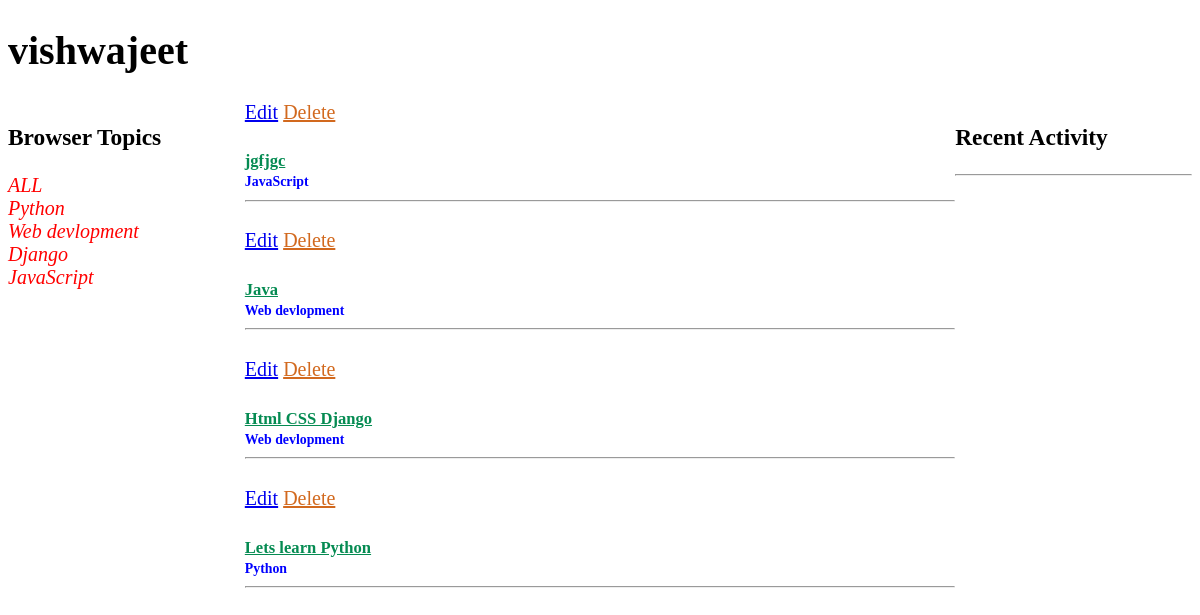
/profile/1/ (signed in), run on the app's committed database.
### base/models.py (models this page shows, shortened)
class Topic(models.Model):
    name = models.CharField(max_length=200)

class Room(models.Model):
    host= models.ForeignKey(User, on_delete=models.SET_NULL , null=True)
    topic=models.ForeignKey(Topic, on_delete=models.SET_NULL , null=True)
    name= models.CharField(max_length=200)
    description = models.TextField(null=True)
    participants= models.ManyToManyField(User, related_name='participants',blank=True)
    updated = models.DateTimeField(auto_now=True)
    created = models.DateTimeField(auto_now_add=True)
    class Meta:
        ordering = ['-updated', '-created']

### base/views.py (the view)
# urls.py: path('profile/<str:pk>/',  views.userProfile, name="user-profile"),
def userProfile(request,pk):
    user = User.objects.get(id=pk)
    rooms = user.room_set.all()
    room_message = user.message_set.all()
    topics = Topic.objects.all()
    context = {'user':user,'rooms':rooms,'topics':topics,'room_message':room_message}
    return render(request, 'base/profile.html', context)

### base/templates/base/profile.html (shortened to what this page needs)
{% extends 'main.html' %}
{% block content %}
<h1>{{user.username}}</h1>
<div class="profile-container">
    <div>
        {%include 'base/topic_component.html' %}
    </div>
    <div>
        {%include 'base/feed_component.html' %}
    </div>
    <div>
        {%include 'base/acitivity_component.html' %}
    </div>
</div>
{% endblock content %}

### base/templates/base/topic_component.html (shortened to what this page needs)
{% block content %}
<h3>Browser Topics</h3>
            <div>
            <a class="bt-a" href="{% url 'home' %}">ALL</a>
            {% for topic in topics%}
            <div>
                <a class="bt-a" href="{% url 'home' %}?q={{topic.name}}">{{topic.name}}</a>
            </div>
            {% endfor %}
            </div>
{% endblock content %}

### base/templates/base/feed_component.html (shortened to what this page needs)
{% block content %}
{% for room in rooms %}
<div>
    {% if request.user == room.host %}
    <a class="up-room" href="{% url 'update-room' room.id %}">Edit</a>
    <a class="d-room" href="{%url 'delete-room' room.id%}">Delete</a>
    {% endif %}
    <h5>
        <a class="room-name" href="{% url 'room' room.id%}">{{room.name}}</a><br>
        <small class="topic-name">{{room.topic.name}}</small>
        <hr>
    </h5>
</div>
{% endfor %}
{% endblock content %}

### static/styles/main.css (style rules this page uses)
body { font-size: 20px; background-color: #fff; }

### base/templates/base/profile.html (style rules this page uses)
.profile-container { display: grid; grid-template-columns: 1fr 3fr 1fr; }

### base/templates/base/topic_component.html (style rules this page uses)
.bt-a { color: red; font-style: oblique; text-decoration: darkviolet; }

### base/templates/base/feed_component.html (style rules this page uses)
.room-name { color: #058b52;; }
.topic-name { color: blue; }
.d-room { color: chocolate; }

### data on the page
Topic: name "Python"
Topic: name "Web devlopment"
Topic: name "Django"
Topic: name "JavaScript"
Room: shows "Edit", name "jgfjgc", topic.name "JavaScript"
Room: shows "Edit", name "Java", topic.name "Web devlopment"
Room: shows "Edit", name "Html CSS Django", topic.name "Web devlopment"
Room: shows "Edit", name "Lets learn Python", topic.name "Python"

### other printed values
{{ user.username }} "vishwajeet"
